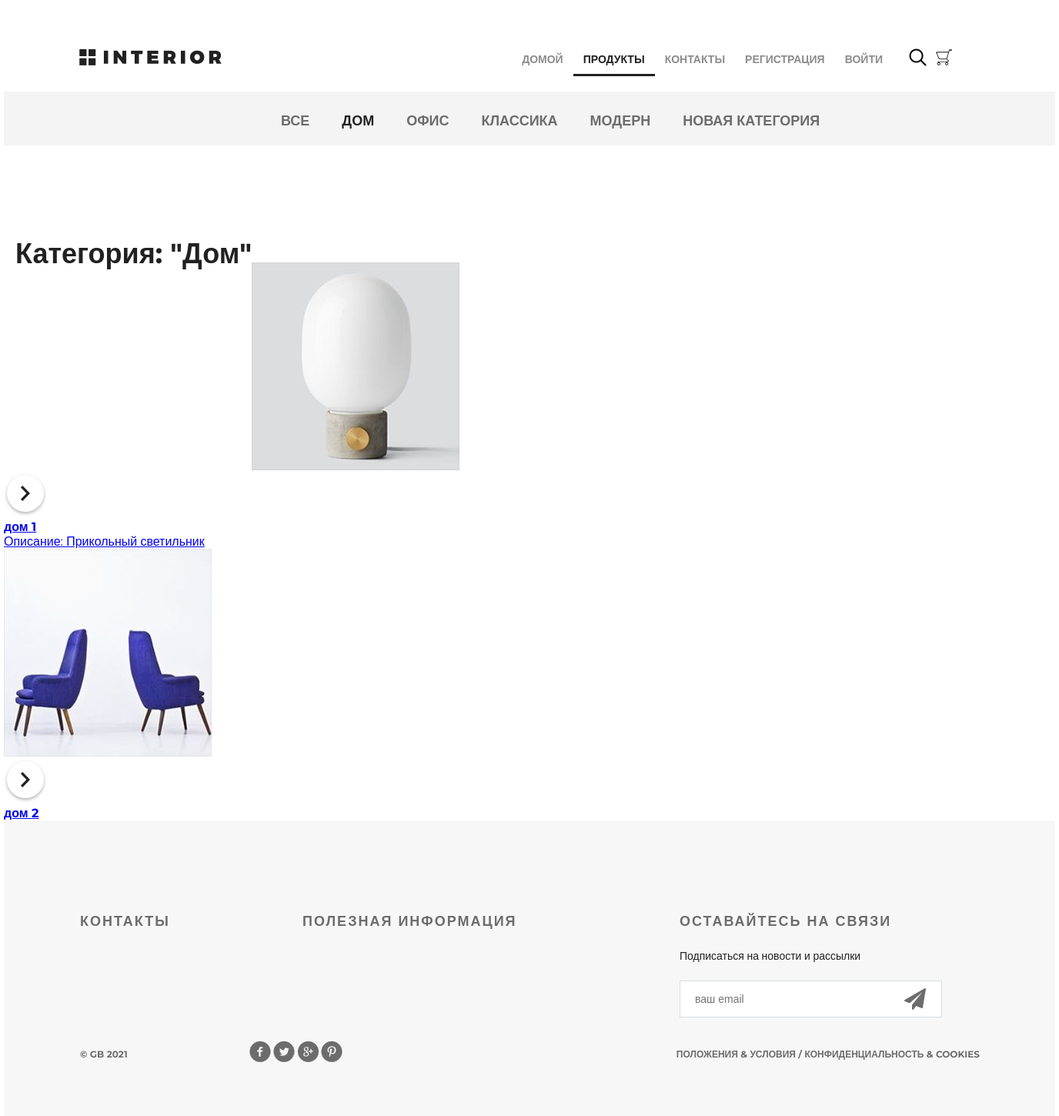
Screenshot of /products/category/5/ with the database file from the repository.
### mainapp/models.py (models this page shows, shortened)
class ProductCategory(models.Model):
    name = models.CharField(verbose_name='имя', max_length=64, unique=True)
    description = models.TextField(verbose_name='описание', blank=True)
    is_active = models.BooleanField(default=True)

class Product(models.Model):
    category = models.ForeignKey(ProductCategory, on_delete=models.CASCADE)
    name = models.CharField(verbose_name='имя продукта', max_length=128)
    image = models.ImageField(upload_to='products_images', blank=True)
    short_desc = models.CharField(verbose_name='краткое описание продукта', max_length=60, blank=True)
    description = models.TextField(verbose_name='описание продукта', blank=True)
    price = models.DecimalField(verbose_name='цена', max_digits=8, decimal_places=2, default=0)
    quantity = models.PositiveIntegerField(verbose_name='количество на складе', default=0)
    is_active = models.BooleanField(default=True)

### mainapp/views.py (the view, shortened to what this page needs)
# urls.py: path('products/', include('mainapp.urls', namespace='products')),
def products(request, pk=None):
    basket = get_basket(request.user)
    hot_product = get_hot_product()
    same_products = get_same_products(hot_product)
    product_menu_links = ProductCategory.objects.all()
    if pk is not None:
        if pk == 0:
            products_list = Product.objects.all().order_by('price')
            categoty_item = {'name': 'все'}
        else:
            categoty_item = get_object_or_404(ProductCategory, pk=pk)
            products_list = Product.objects.filter(category__pk=pk).order_by('price')
        context = {
            'title': 'продукты',
            'main_menu_links': main_menu_links,
            'product_menu_links': product_menu_links,
            'products': products_list,
            'category': categoty_item,
            'basket': basket,
            'hot_product': hot_product,
        }
        return render(request, 'mainapp/products_list.html', context)

### mainapp/views.py (called while the page is built)
def get_basket(user):
    if user.is_authenticated:
        return Basket.objects.filter(user=user)
    return []

def get_hot_product():
    return random.sample(list(Product.objects.all()), 1)[0]

def get_same_products(hot_product):
    same_products = Product.objects.filter(category=hot_product.category).exclude(pk=hot_product.pk)[:3]
    return same_products

### mainapp/templates/mainapp/products_list.html (shortened to what this page needs)
{% extends 'mainapp/base.html' %}
{% load static %}
      {% block menu %}
        <div class="hero-white">
          <div class="header clearfix">
            {% include 'mainapp/includes/inc_main_menu.html' %}
          </div>
        </div>
      {% endblock %}
      {% block content %}
        <div class="details">
          <div class="links clearfix">
            {% include 'mainapp/includes/inc_categories_menu.html' %}
          </div>
          <div class="products_list">
            <div class="title clearfix">
              <h2>
                Категория: "{{ category.name|title }}"
              </h2>
            </div>
            <div class="category-products clearfix">
              {% for product in products %}
                <div class="block">
                  <a href="{% url 'mainapp:product' product.pk %}">
                    <img src="/media/{{ product.image }}" alt="product">
                    <div class="text">
                      <img src="{% static 'img/icon-hover.png' %}" alt="hover">
                        <h4>{{ product.name }}</h4>
                        <p>{{ product.description }}</p>
                    </div>
                  </a>
                </div>
              {% endfor %}
            </div>
          </div>
        </div>
        <div class="clr"></div>
      {% endblock %}

### mainapp/templates/mainapp/includes/inc_categories_menu.html (shortened to what this page needs)
<ul class="links-menu">
	<li>
		<a href="{% url 'products:category' 0 %}"
			class="">
			Все
		</a>
	</li>
	{% for link in product_menu_links %}
		{% if link.is_active %}
			<li>
				<a href="{% url 'products:category' link.pk %}"
					class="{% if request.resolver_match.kwargs.pk|add:'0' == link.pk %}
						active
						{% endif %}">
					{{ link.name }}
				</a>
			</li>
		{% endif %}
	{% endfor %}
</ul>

### static/css/style.css (style rules this page uses)
* { margin: 0; padding: 0; }
body { font-family: 'Montserrat', sans-serif; }
html, body { height: 100%; }
.clr { height: 384px; }
.clearfix:after { content: ""; display: block; clear: both; }
.title { height: 152px; margin-right: 15px; }
.title h2 { float: left; margin-top: 118px; color: #212121; font-size: 36px; font-weight: 700; text-align: left; margin-left: 15px; }
.hero-white { background-color: #fff; height: 119px; padding-left: 98px; padding-right: 211px; position: relative; }
.links { height: 70px; background-color: #f4f4f4; position: relative; padding-left: 360px; }
.links-menu { margin: 27px auto 0px; position: absolute; }
.links-menu li { float: left; list-style-type: none; padding-right: 42px; }
.links-menu li a { text-decoration: none; color: #6c6c6c; font-size: 18px; font-weight: 700; text-transform: uppercase; }
.links-menu .active { color: #212121; font-size: 18px; font-weight: 700; }

### rows the page displays
ProductCategory: name "ДОМ", name "Дом"
ProductCategory: name "ОФИС"
ProductCategory: name "КЛАССИКА"
ProductCategory: name "МОДЕРН"
ProductCategory: name "НОВАЯ КАТЕГОРИЯ"
Product: image (picture), name "дом 1", description "Описание: Прикольный светильник"
Product: image (picture), name "дом 2"
